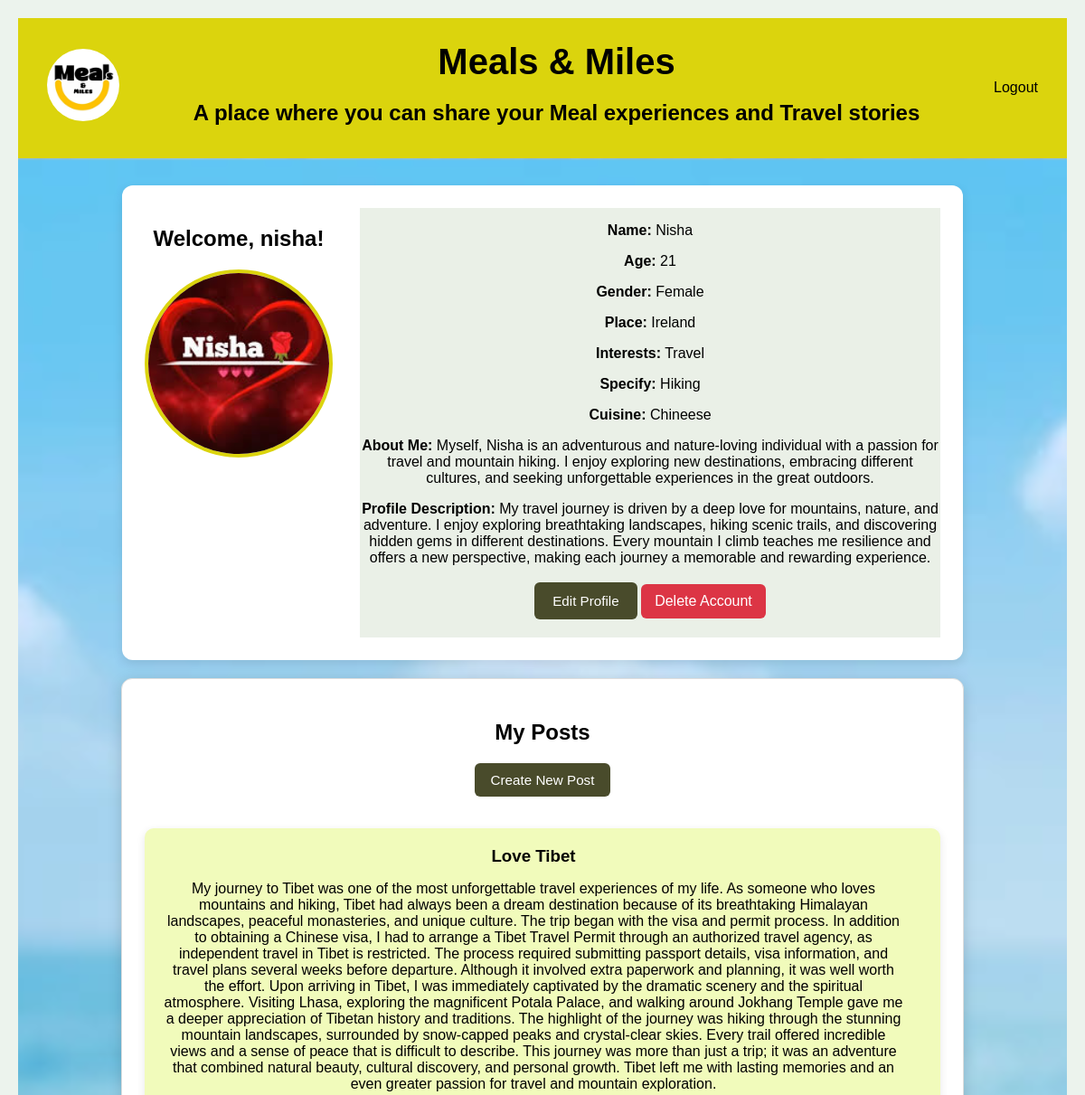
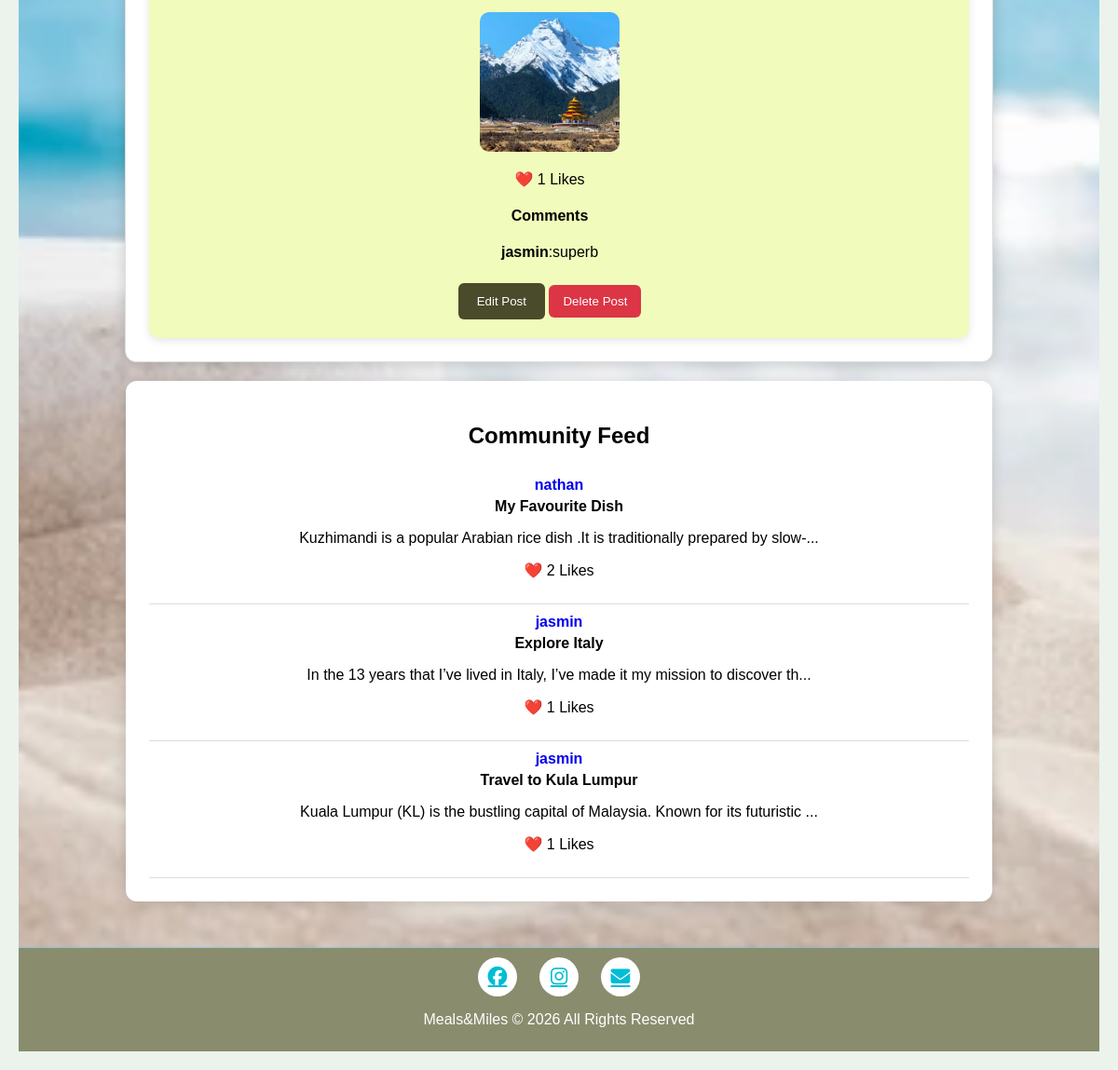
Screenshot of /account (signed in) with the database file from the repository (2 pictures, top to bottom).
### Database/models.py (models this page shows)
class User(db.Model, UserMixin):
    id = db.Column(db.Integer, primary_key=True)
    posts = db.relationship('Post', backref='author', lazy=True , cascade="all, delete-orphan")
    comments = db.relationship('Comment', backref='user', lazy=True, cascade="all, delete-orphan")
    likes = db.relationship('Like', backref='user', lazy=True, cascade="all, delete-orphan")
    username = db.Column( db.String(150),unique=True, nullable=False)
    email = db.Column(db.String(150), unique=True, nullable=False)
    password = db.Column( db.String(255), nullable=False )
    profile_pic = db.Column(db.String(255),
        default='images/Default-Profile-Picture.png')
    name = db.Column(db.String(100))
    age = db.Column(db.Integer)
    gender = db.Column(db.String(20))
    place = db.Column(db.String(100))
    interests = db.Column(db.String(300))
    specify = db.Column(db.String(300))
    cuisine = db.Column(db.String(100))
    favourite_place = db.Column(db.String(150))
    about_me = db.Column(db.Text)
    profile_description = db.Column(db.Text)

class Post(db.Model):
        id = db.Column(db.Integer, primary_key=True)
        title = db.Column(db.String(200))
        content = db.Column(db.Text)
        image = db.Column(db.String(255))
        user_id = db.Column(db.Integer, db.ForeignKey('user.id'))
        likes = db.relationship('Like',backref='post', lazy=True, cascade="all, delete-orphan")
        comments = db.relationship('Comment',backref='post', lazy=True, cascade="all, delete-orphan")

class Comment(db.Model):
            id = db.Column(db.Integer, primary_key=True)
            text = db.Column(db.Text)
            user_id = db.Column(
            db.Integer,
            db.ForeignKey('user.id'))
            post_id = db.Column(
            db.Integer,
            db.ForeignKey('post.id'))

### Database/views.py (the view)
@views.route('/account')
@login_required
def account():
    community_posts = Post.query.filter(
        Post.user_id != current_user.id
    ).order_by(
        Post.id.desc()
    ).limit(5).all()
    return render_template(
        'account.html',
        user=current_user,
        community_posts=community_posts
    )

### Database/__init__.py (called while the page is built)
@login_manager.user_loader
def load_user(user_id):
    from .models import User
    return User.query.get(int(user_id))

### Database/templates/account.html (shortened to what this page needs)
<!DOCTYPE html>
<html lang="en">
<head>
    <link rel="stylesheet" href="{{ url_for('static', filename='css/account.css') }}">
    <link rel="stylesheet" href="https://cdnjs.cloudflare.com/ajax/libs/font-awesome/6.5.1/css/all.min.css">
</head>
<body>
    <nav class="navbar">
        <div class="nav-left">
            <img src="{{ url_for('static', filename='images/logo.png') }}" alt="LOGO" class="logo">
        </div>
        <div class="nav-center">
            <h1 class="main-heading">Meals & Miles</h1>
            <h2>A place where you can share your Meal experiences and Travel stories</h2>
        </div>
        <div class="nav-right" id="navRight">
            <a href="{{ url_for('views.logout') }}">Logout</a>
        </div>
    </nav>
    <section class="main">
        <div class="profile-container">
            <div class="profile-left">
                <h2>Welcome, {{ current_user.username }}!</h2>
                {% if current_user.profile_pic %}
                <img src="{{ url_for('static', filename=current_user.profile_pic) }}" class="profile-pic "id="profilePic"  >
                {% else %}
                <img src="{{ url_for('static', filename='images/default.png') }}" class="profile-pic" id="profilePic" >
                {% endif %}
                <br><br>
                <br>
            </div>
            <div class="profile-right">
                {% if current_user.name %}
                <p><strong>Name:</strong> {{ current_user.name }}</p>
                {% endif %}
                {% if current_user.age %}
                <p><strong>Age:</strong> {{ current_user.age }}</p>
                {% endif %}
                {% if current_user.gender %}
                <p><strong>Gender:</strong> {{ current_user.gender }}</p>
                {% endif %}
                {% if current_user.place %}
                <p><strong>Place:</strong> {{ current_user.place }}</p>
                {% endif %}
                {% if current_user.interests %}
                <p><strong>Interests:</strong> {{ current_user.interests }}</p>
                {% endif %}
                {% if current_user.specify %}
                <p><strong>Specify:</strong> {{ current_user.specify }}</p>
                {% endif %}
                {% if current_user.cuisine %}
                <p><strong>Cuisine:</strong> {{ current_user.cuisine }}</p>
                {% endif %}
                {% if current_user.about_me %}
                <p><strong>About Me:</strong> {{ current_user.about_me }}</p>
                {% endif %}
                {% if current_user.profile_description %}
                <p><strong>Profile Description:</strong> {{ current_user.profile_description }}</p>
                {% endif %}
                <button class="profile-btn" onclick="window.location.href='/edit'">Edit Profile</button>
                <a href="/delete_account" class="delete-btn"
                    onclick="return confirm('Are you sure? This will permanently delete your account and posts.')">Delete
                    Account</a>
            </div>
        </div>
        <section class="posts-section" id="postsSection">
            <h2>My Posts</h2>
            <button class="profile-btn" onclick="window.location.href='/create_post'">Create New Post</button>
            {% for post in current_user.posts %}
            <div class="post-card">
                <div class="post-info">
                    <h3>{{ post.title }}</h3>
                    <p>{{ post.content }}</p>
                    {% if post.image %}
                    <div class="post-image">
                        <img src="{{ url_for('static', filename=post.image) }}" alt="Post Image">
                    </div>
                    {% endif %}
                    <p>❤️ {{ post.likes|length }} Likes</p>
                    <h4>Comments</h4>
                    {% if post.comments %}
                    {% for comment in post.comments %}
                    <p><strong>{{ comment.user.username }}</strong>:{{ comment.text }}</p>
                    {% endfor %}
                    {% else %}
                    <p>No comments yet.</p>
                    {% endif %}
                    <button class="edit-btn" onclick="window.location.href='/edit_post/{{ post.id }}'">Edit
                        Post</button>
                    <button class="delete-btn" onclick="window.location.href='/delete_post/{{ post.id }}'">Delete
                        Post</button>
                </div>
            </div>
            {% endfor %}
        </section>
        <div class="community-feed">
            <h2>Community Feed</h2>
            {% for post in community_posts %}
            <div class="community-post">
                <a href="/profile/{{ post.author.id }}">
                    <strong>{{ post.author.username }}</strong></a>
                <h4>{{ post.title }}</h4>
                <p>{{ post.content[:80] }}...</p>
                <p>❤️ {{ post.likes|length }} Likes</p>
            </div>
            {% endfor %}
        </div>
    </section>
    <footer class="footer">
        <div class="footer-icons">
            <a href="https://www.facebook.com/mealsandmiles">
                <i class="fab fa-facebook"></i>
            </a>
            <a href="https://www.instagram.com/_meals_and_miles/">
                <i class="fab fa-instagram"></i>
            </a>
            <a href="mailto:info@mealsandmiles.com" target="_blank">
                <i class="fas fa-envelope"></i>
            </a>
        </div>
        <p>Meals&Miles &copy; 2026 All Rights Reserved</p>
    </footer>
</body>
</html>

### Database/static/css/account.css (style rules this page uses)
body { margin: 0; box-sizing: border-box; background-color: rgb(236, 243, 237); color: black; font-family: 'Arial', sans-serif; text-align: center; padding: 20px; }
.navbar { display: flex; justify-content: space-between; align-items: center; background-color: #dbd40d; padding: 1rem 2rem; }
.nav-left { color: #000000; font-size: 1.5rem; background-size: contain; background-repeat: no-repeat; }
.logo { width: 80px; height: 80px; border-radius: 50%; object-fit: cover; }
.nav-center { position: static; color: rgb(0, 0, 0); transform: none; width: 100%; margin-top: 10px; }
.nav-center .main-heading { font-size: 2.5rem; font-family: 'verdana', sans-serif; margin: 0; }
.nav-right { display: flex; gap: 20px; color: #000000; }
.nav-right a { color: #000000; text-decoration: none; font-size: 1rem; }
.main { padding: 30px; background-image: url('/static/images/background2.jpeg'); background-size: cover; background-position: center; min-height: 70vh; }
.profile-container { max-width: 80%; margin: auto; background: white; display: flex; align-items: flex-start; gap: 30px; padding: 25px; border-radius: 12px; box-shadow: 0 4px 12px rgba(0, 0, 0, 0.1); }
.profile-left { text-align: center; gap: 15px; }
.profile-pic { width: 200px; height: 200px; border-radius: 50%; object-fit: cover; cursor: pointer; border: 4px solid #dbd40d; }
.profile-btn { background-color: #494b2b; color: white; border: none; padding: 10px 18px; border-radius: 6px; cursor: pointer; font-size: 0.95rem; margin-bottom: 20px; }
.profile-right { flex: 1; background-color: rgb(234, 240, 231); }
.profile-right p { margin-bottom: 10px; font-size: 1rem; }
.profile-right button { background: #494b2b; color: white; border: none; padding: 12px 20px; border-radius: 6px; cursor: pointer; }
.community-feed { max-width: 80%; margin: 20px auto; background: white; padding: 25px; border-radius: 12px; box-shadow: 0 3px 15px rgba(0, 0, 0, .15); }
.community-post { border-bottom: 1px solid #ddd; padding: 10px 0; }
.community-post a { text-decoration: none; font-weight: bold; }
.community-post h4 { margin: 5px 0; }
.posts-section { max-width: 80%; margin: 20px auto; background: rgb(255, 255, 255); padding: 25px; border-radius: 12px; box-shadow: 0 3px 15px rgba(0, 0, 0, .15); border: 1px solid #ddd; }
.post-card { display: flex; justify-content: space-between; align-items: flex-start; background: rgb(241, 251, 187); padding: 20px; margin-top: 15px; border-radius: 10px; box-shadow: 0 3px 10px rgba(0, 0, 0, .1); }
.post-info { flex: 1; padding-right: 20px; }
.post-info h3 { margin-top: 0; margin-bottom: 10px; }
.post-image { flex-shrink: 0; }
.post-image img { width: 150px; height: 150px; object-fit: cover; border-radius: 10px; }
.delete-btn { background: #dc3545; display: inline-block; text-align: center; color: white; text-decoration: none; border: none; padding: 10px 15px; border-radius: 6px; cursor: pointer; margin-top: 10px; }
.edit-btn { background: #494b2b; color: white; border: none; padding: 12px 20px; border-radius: 6px; cursor: pointer; }
.delete-btn, .delete-btn:hover, .delete-btn:visited { text-decoration: none; }
.footer { background-color: #41431193; padding: 0.6rem 0.4rem; height: 8%; margin: 0; flex: 1; flex-shrink: 0; }
.footer-icons { display: flex; justify-content: center; gap: 1.5rem; margin-bottom: 1rem; }
.footer-icons a { color: #00bcd4; font-size: 1.3rem; width: 42px; height: 42px; border-radius: 50%; background-color: #fff; display: flex; align-items: center; justify-content: center; transition: all 0.3s ease; }
.footer p { color: white; font-size: 1rem; text-align: center; }

### rows the page displays
User: username "nisha", profile_pic (picture), name "Nisha", age "21", gender "Female", place "Ireland", interests "Travel", specify "Hiking", cuisine "Chineese", about_me "Myself, Nisha is an adventurous and nature-loving individual with a passion for travel and mountain hiking. I enjoy exploring new destinations, embracing different cultures, and seeking unforgettable experiences in the great outdoors.", profile_description "My travel journey is driven by a deep love for mountains, nature, and adventure. I enjoy exploring breathtaking landscapes, hiking scenic trails, and discovering hidden gems in different destinations. Every mountain I climb teaches me resilience and offers a new perspective, making each journey a memorable and rewarding experience."
Post: title "Love Tibet", content "My journey to Tibet was one of the most unforgettable travel experiences of my life. As someone who loves mountains and hiking, Tibet had always been a dream destination because of its breathtaking Himalayan landscapes, peaceful monasteries, and unique culture. The trip began with the visa and permit process. In addition to obtaining a Chinese visa, I had to arrange a Tibet Travel Permit through an authorized travel agency, as independent travel in Tibet is restricted. The process required submitting passport details, visa information, and travel plans several weeks before departure. Although it involved extra paperwork and planning, it was well worth the effort. Upon arriving in Tibet, I…", image (picture), likes|length "1"
Comment: user.username "jasmin", text "superb"
Post: author.username "nathan", title "My Favourite Dish", content "Kuzhimandi is a popular Arabian rice dish .It is traditionally prepared by slow-", likes|length "2"
Post: author.username "jasmin", title "Explore Italy", content "In the 13 years that I’ve lived in Italy, I’ve made it my mission to discover th", likes|length "1"
Post: author.username "jasmin", title "Travel to Kula Lumpur", content "Kuala Lumpur (KL) is the bustling capital of Malaysia. Known for its futuristic", likes|length "1"
